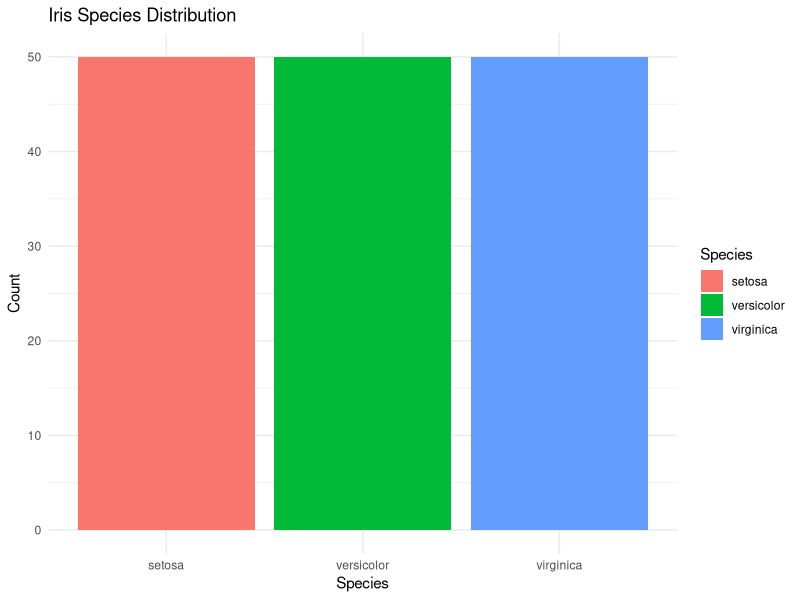

The R script that drew this image:
## ---- chunk 1
knitr::opts_chunk$set(echo = FALSE)
## ---- chunk 2
knitr::opts_chunk$set(echo = FALSE, warning = FALSE, message = FALSE)
library(ggplot2)
library(randomForest)
## ---- chunk 3
data(iris)
ggplot(iris, aes(x = Species, fill = Species)) + 
  geom_bar() +
  theme_minimal() +
  labs(title = "Iris Species Distribution", y = "Count")
## ---- chunk 4
set.seed(123)
train_idx <- sample(1:nrow(iris), 100)
train_data <- iris[train_idx, ]
test_data <- iris[-train_idx, ]
model <- randomForest(Species ~ ., data = train_data)
accuracy <- mean(predict(model, test_data) == test_data$Species)
cat("Test Accuracy:", round(accuracy * 100, 1), "%")
